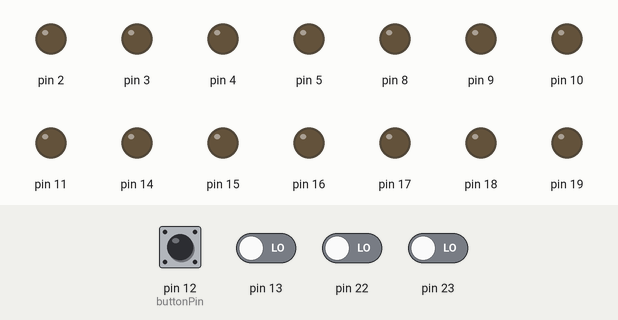
A sketch run on a simulated Arduino Uno, built with avr-gcc and run on an emulated ATmega328P. On the bench: output pins drawn as LEDs (lit = HIGH). The test bench sets the inputs (shaded band); at power-on: pin 12 (buttonPin), pin 13, pin 22, pin 23 LOW. Pins used as bus, display or sensor lines are not drawn; what the sketch prints to the serial monitor is not drawn.

Above: at 1.2 s.
1.3 s: pin 12 (buttonPin) pulled LOW for 0.15 s
At 2.3 s:
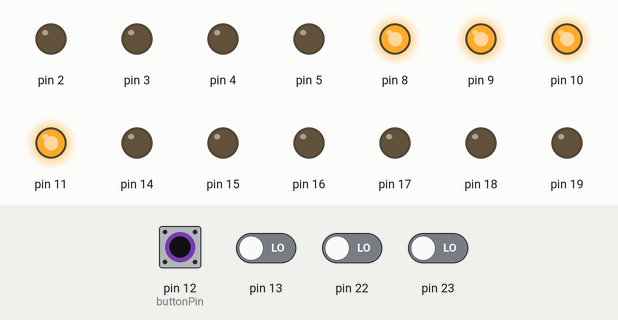
2.9 s: pin 12 (buttonPin) pulled HIGH for 1 s
Timing chart, 0 to 5.9 s (numbered marks = the images above; inputs shaded):
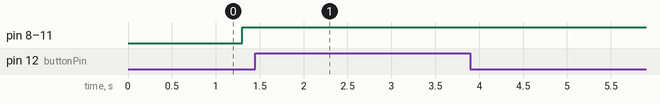

Measured:
- after the input at 1.3 s, pin 8–11: LOW → HIGH at once

The sketch:

DC26_Testing_Nov_1th_2025.ino
```cpp
//DC26_LOADBOARD_Button Press Code
//W.McCaffrey, E.Tann, T.Huddleston
//DC2026 Testing 11/11/2025
//This code uses PB5 as b      utton input and cycle X square waves
//This code has been verified to work and tested. Modifications of this code are used for our test cases
//Change PortB value to decide if want the aggressors and victims


volatile byte state = 0;

const int buttonPin = 12;                // PB4 (D12) as button input
const unsigned long debounceDelay = 200; // 200 ms debounce delay
unsigned long lastButtonPressTime = 0;
bool buttonWasPressed = false;

const unsigned int cyclesPerBurst = 4;  // 4 HIGH-LOW cycles per burst (~500 ns per burst)
void setup() {
  // Set PB4 (D12) as input
  DDRB &= ~(1 << 4);  // PB4 as input
  PORTB |= (1 << 4);  // Enable pull-up resistor on PB4

  DDRC = 0xFF;  // Set all PC0–PC7 as outputs
  DDRD = 0xFF;  // Set all PD0–PD7 as outputs
  DDRB |= 0x0F;
   Serial.begin(9600);
  Serial.println("Ready");
}

void loop() {
  bool buttonState = (PINB & (1 << 4)) == 0;  // Button pressed = LOW on PB4
  unsigned long currentTime = millis();

  if (buttonState && !buttonWasPressed && (currentTime - lastButtonPressTime > debounceDelay)) {
    buttonWasPressed = true;
    lastButtonPressTime = currentTime;

        PORTB = 0x0f; //This sets PB active. This can be adjusted to change the clocks drive
	//0x07 = BITS 0 1 2 which is all aggressors not victim
	//0X0F = BITS 0 1 2 3 which is all aggressors and victim

      for (unsigned int i = 0; i < cyclesPerBurst; i++) {

        PORTC = 0x3F;
        PORTD = 0x3F;
        // __asm__ __volatile__("nop\n\t");
         //this is for 1.67MHz, remove it if you want 2.1MHz
//for 530KHz
//        __asm__ __volatile__(
// "nop\n\t""nop\n\t""nop\n\t""nop\n\t""nop\n\t""nop\n\t""nop\n\t"
//  "nop\n\t""nop\n\t""nop\n\t""nop\n\t"
//);

        PORTC = 0x00;
        PORTD = 0x00;
      //   __asm__ __volatile__("nop\n\t");
//For 530kHz
//      __asm__ __volatile__(
// "nop\n\t""nop\n\t""nop\n\t""nop\n\t""nop\n\t""nop\n\t""nop\n\t"
//  "nop\n\t""nop\n\t""nop\n\t""nop\n\t"
//);

//48MHz nano has a 20.83 clock cycle, portX takes 2 clock cycles
//This code does the port read and writes this way to go as fast as possible. Each write takes 62.5ns, and having 4 commands in a cycle lets us reach 2.3MHz for a wave. Any additional code will slow this down.
//this is effectively assembly code as the PORTX = X command is 2 cycles
      }
    }

  if (!buttonState) {
    buttonWasPressed = false;
  }
}
```
